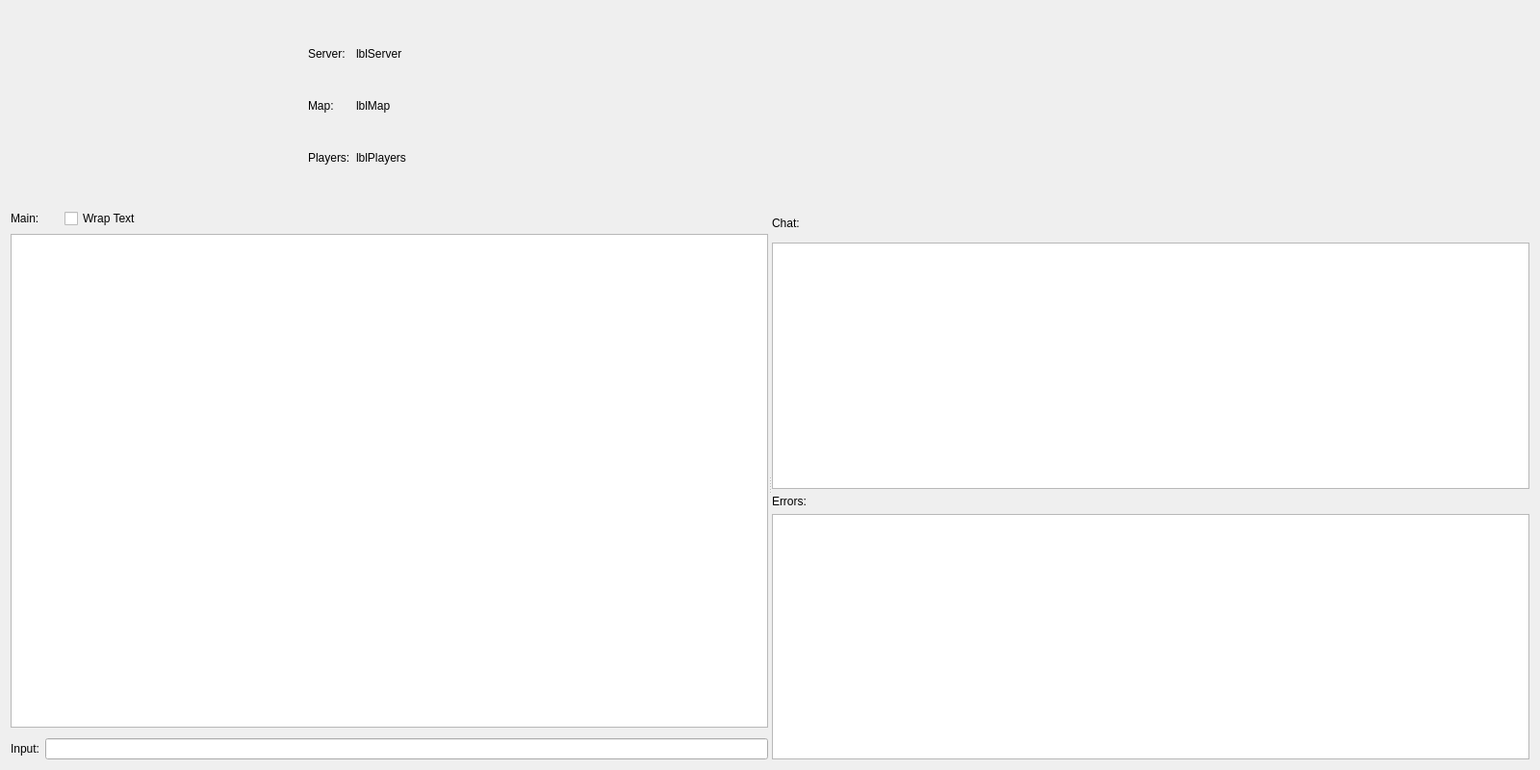
<?xml version="1.0" encoding="UTF-8"?>
<ui version="4.0">
 <class>ServerConsoleDialog</class>
 <widget class="QDialog" name="ServerConsoleDialog">
  <property name="geometry">
   <rect>
    <x>0</x>
    <y>0</y>
    <width>1600</width>
    <height>800</height>
   </rect>
  </property>
  <property name="windowTitle">
   <string>Dialog</string>
  </property>
  <layout class="QVBoxLayout" name="verticalLayout_3">
   <item>
    <widget class="QWidget" name="widget_3" native="true">
     <property name="maximumSize">
      <size>
       <width>16777215</width>
       <height>200</height>
      </size>
     </property>
     <layout class="QGridLayout" name="gridLayout">
      <item row="1" column="3">
       <spacer name="horizontalSpacer_2">
        <property name="orientation">
         <enum>Qt::Orientation::Horizontal</enum>
        </property>
        <property name="sizeHint" stdset="0">
         <size>
          <width>40</width>
          <height>20</height>
         </size>
        </property>
       </spacer>
      </item>
      <item row="0" column="1">
       <widget class="QLabel" name="label_3">
        <property name="maximumSize">
         <size>
          <width>70</width>
          <height>25</height>
         </size>
        </property>
        <property name="text">
         <string>Server:</string>
        </property>
       </widget>
      </item>
      <item row="1" column="0">
       <spacer name="horizontalSpacer">
        <property name="orientation">
         <enum>Qt::Orientation::Horizontal</enum>
        </property>
        <property name="sizeType">
         <enum>QSizePolicy::Policy::Fixed</enum>
        </property>
        <property name="sizeHint" stdset="0">
         <size>
          <width>300</width>
          <height>20</height>
         </size>
        </property>
       </spacer>
      </item>
      <item row="2" column="1">
       <widget class="QLabel" name="label_5">
        <property name="maximumSize">
         <size>
          <width>70</width>
          <height>25</height>
         </size>
        </property>
        <property name="text">
         <string>Players:</string>
        </property>
       </widget>
      </item>
      <item row="1" column="1">
       <widget class="QLabel" name="label_4">
        <property name="maximumSize">
         <size>
          <width>70</width>
          <height>25</height>
         </size>
        </property>
        <property name="text">
         <string>Map:</string>
        </property>
       </widget>
      </item>
      <item row="0" column="2">
       <widget class="QLabel" name="lblServer">
        <property name="text">
         <string>lblServer</string>
        </property>
       </widget>
      </item>
      <item row="1" column="2">
       <widget class="QLabel" name="lblMap">
        <property name="text">
         <string>lblMap</string>
        </property>
       </widget>
      </item>
      <item row="2" column="2">
       <widget class="QLabel" name="lblPlayers">
        <property name="text">
         <string>lblPlayers</string>
        </property>
       </widget>
      </item>
     </layout>
    </widget>
   </item>
   <item>
    <widget class="QSplitter" name="splitter">
     <property name="orientation">
      <enum>Qt::Orientation::Horizontal</enum>
     </property>
     <widget class="QWidget" name="widget" native="true">
      <layout class="QVBoxLayout" name="verticalLayout_2">
       <item>
        <layout class="QHBoxLayout" name="horizontalLayout_3">
         <property name="leftMargin">
          <number>0</number>
         </property>
         <property name="topMargin">
          <number>0</number>
         </property>
         <item>
          <widget class="QLabel" name="label_2">
           <property name="maximumSize">
            <size>
             <width>50</width>
             <height>16777215</height>
            </size>
           </property>
           <property name="text">
            <string>Main:</string>
           </property>
          </widget>
         </item>
         <item>
          <widget class="QCheckBox" name="checkBox">
           <property name="text">
            <string>Wrap Text</string>
           </property>
          </widget>
         </item>
        </layout>
       </item>
       <item>
        <widget class="QTextEdit" name="txtMainConsole">
         <property name="frameShape">
          <enum>QFrame::Shape::StyledPanel</enum>
         </property>
         <property name="lineWrapMode">
          <enum>QTextEdit::LineWrapMode::NoWrap</enum>
         </property>
         <property name="html">
          <string>&lt;!DOCTYPE HTML PUBLIC &quot;-//W3C//DTD HTML 4.0//EN&quot; &quot;http://www.w3.org/TR/REC-html40/strict.dtd&quot;&gt;
&lt;html&gt;&lt;head&gt;&lt;meta name=&quot;qrichtext&quot; content=&quot;1&quot; /&gt;&lt;meta charset=&quot;utf-8&quot; /&gt;&lt;style type=&quot;text/css&quot;&gt;
p, li { white-space: pre-wrap; }
hr { height: 1px; border-width: 0; }
li.unchecked::marker { content: &quot;\2610&quot;; }
li.checked::marker { content: &quot;\2612&quot;; }
&lt;/style&gt;&lt;/head&gt;&lt;body style=&quot; font-family:'Noto Sans'; font-size:11pt; font-weight:400; font-style:normal;&quot;&gt;
&lt;p style=&quot;-qt-paragraph-type:empty; margin-top:0px; margin-bottom:0px; margin-left:0px; margin-right:0px; -qt-block-indent:0; text-indent:0px;&quot;&gt;&lt;br /&gt;&lt;/p&gt;&lt;/body&gt;&lt;/html&gt;</string>
         </property>
         <property name="tabStopDistance">
          <double>80.000000000000000</double>
         </property>
         <property name="textInteractionFlags">
          <set>Qt::TextInteractionFlag::TextSelectableByKeyboard|Qt::TextInteractionFlag::TextSelectableByMouse</set>
         </property>
        </widget>
       </item>
       <item>
        <layout class="QHBoxLayout" name="horizontalLayout">
         <property name="topMargin">
          <number>5</number>
         </property>
         <item>
          <widget class="QLabel" name="lblInput">
           <property name="text">
            <string>Input:</string>
           </property>
          </widget>
         </item>
         <item>
          <widget class="QLineEdit" name="lineInput">
           <property name="text">
            <string/>
           </property>
          </widget>
         </item>
        </layout>
       </item>
      </layout>
     </widget>
     <widget class="QWidget" name="widget_2" native="true">
      <layout class="QVBoxLayout" name="verticalLayout">
       <item>
        <widget class="QLabel" name="label_6">
         <property name="minimumSize">
          <size>
           <width>0</width>
           <height>29</height>
          </size>
         </property>
         <property name="text">
          <string>Chat:</string>
         </property>
        </widget>
       </item>
       <item>
        <widget class="QTextBrowser" name="txtChat"/>
       </item>
       <item>
        <widget class="QLabel" name="label">
         <property name="text">
          <string>Errors:</string>
         </property>
        </widget>
       </item>
       <item>
        <widget class="QTextBrowser" name="txtErrorConsole"/>
       </item>
      </layout>
     </widget>
    </widget>
   </item>
  </layout>
 </widget>
 <resources/>
 <connections/>
</ui>
